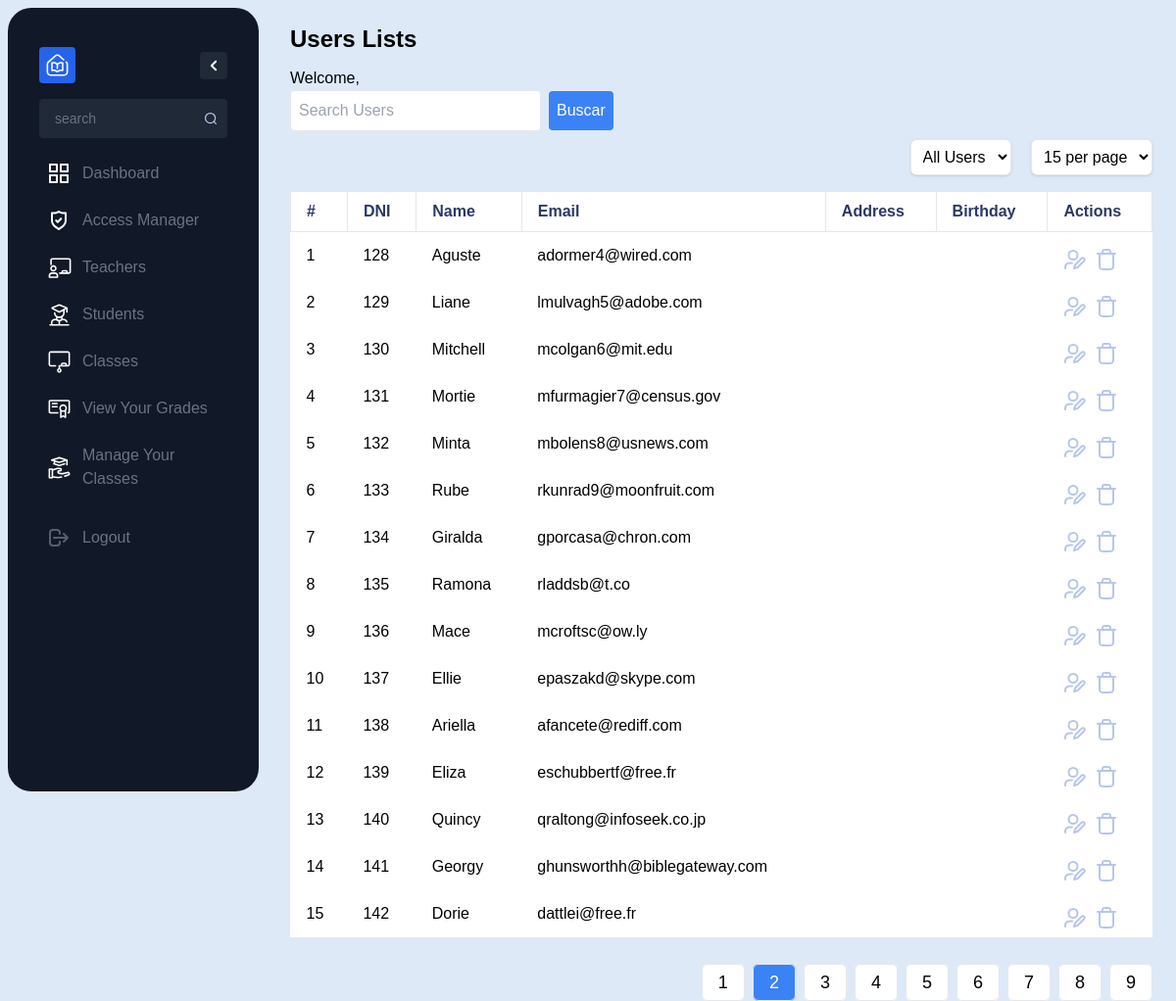
Page /src/view/users_list.php?page=2 on the committed database.
### tables this page shows
CREATE TABLE `users` (
  `id` int(11) NOT NULL,
  `username` varchar(50) NOT NULL,
  `password` varchar(50) NOT NULL,
  `email` varchar(100) DEFAULT NULL,
  `roleId` int(11) DEFAULT NULL,
  `name` varchar(255) DEFAULT NULL,
  `address` varchar(255) DEFAULT NULL,
  `birthday` date DEFAULT NULL,
  `photo` varchar(255) DEFAULT NULL
);

### src/Model/userListActions.php (called while the page is built, shortened)
<?php
require_once __DIR__ . '/../Controller/AdminController.php';
function getUserTypeName($userType)
{
    switch ($userType) {
        default:
            return "Users";
    }
}
$adminController = new AdminController();
$userType = $_GET['user_type'] ?? 'all';
$resultsPerPage = $_GET['results_per_page'] ?? 15;
$currentPage = $_GET['page'] ?? 1;
$searchTerm = $_GET['search'] ?? '';
$users = $adminController->getUsersByPage($currentPage, $userType, $resultsPerPage, $searchTerm);
$totalUsers = $adminController->getAllUsers($userType);
$totalPages = ceil($totalUsers / $resultsPerPage);
?>

### src/Controller/AdminController.php (called while the page is built, shortened)
<?php
class AdminController extends UserController
{
  public function getAllUsers($userType = 'all')
  {
    try {
      $db = $this->connectDB();
      if ($userType === 'all') {
        $query = $db->query("SELECT COUNT(*) as count FROM users");
      } else {
        $stmt = $db->prepare("SELECT COUNT(*) as count FROM users WHERE roleId = :userType");
        $stmt->bindParam(':userType', $userType, PDO::PARAM_INT);
        $stmt->execute();
        return $stmt->fetch(PDO::FETCH_ASSOC)['count'];
      }
      $result = $query->fetch(PDO::FETCH_ASSOC);
      return $result['count'];
    } catch (Exception $e) {
      die('Erro: ' . $e->getMessage());
    }
  }
  public function getUsersByPage($page, $userType = 'all', $resultsPerPage = 10, $searchTerm = '')
  {
    $start = ($page - 1) * $resultsPerPage;
    try {
      $db = $this->connectDB();
      $userTypeCondition = '';
      if ($searchTerm) {
        $searchTerm = '%' . $searchTerm . '%';
        $query = $db->prepare("SELECT * FROM users WHERE name LIKE :searchTerm $userTypeCondition LIMIT :start, :limit");
        $query->bindParam(':searchTerm', $searchTerm, PDO::PARAM_STR);
      } else {
        $query = $db->prepare("SELECT * FROM users WHERE 1 = 1 $userTypeCondition LIMIT :start, :limit");
      }
      $query->bindParam(':start', $start, PDO::PARAM_INT);
      $query->bindParam(':limit', $resultsPerPage, PDO::PARAM_INT);
      $query->execute();
      return $query->fetchAll(PDO::FETCH_ASSOC);
    } catch (Exception $e) {
      die('Erro: ' . $e->getMessage());
    }
  }
}

### src/View/users_list.php (the view, shortened to what this page needs)
<?php
require_once __DIR__ . '../../Model/userListActions.php'
?>
<!DOCTYPE html>
<html lang="en">
<head>
    <link href="/dist/output.css" rel="stylesheet">
</head>
<body class="flex">
    <nav>
        <?php include __DIR__ . '/sidebar.php'; ?>
    <div class="rounded-lg  p-6 w-screen  h-screen flex flex-col">
        <div>
            <h1 class="text-2xl font-semibold mb-3"><?php echo getUserTypeName($userType); ?> Lists</h1>
            <p>
                Welcome,
            </p>
            <div class="flex items-center mb-2">
                <input type="text" id="searchInput" class="p-2 w-64  border rounded" placeholder="Search Users">
                <button id="searchButton" class="ml-2 bg-blue-500 text-white p-2 rounded">Buscar</button>
            </div>
        </div>
        <div class="mb-4" style="text-align: right;">
            <div class="inline-block mr-4">
                <select id="userTypeFilter" class="bg-white border rounded-md p-2 shadow">
                    <option value="all" <?= ($userType == 'all') ? 'selected' : '' ?>>All Users</option>
                </select>
            </div>
            <div class="inline-block">
                <select id="resultsPerPage" class="bg-white border rounded-md p-2 shadow">
                    <option value="15" <?= ($resultsPerPage == 15) ? 'selected' : '' ?>>15 per page</option>
                </select>
            </div>
        </div>
        <table class="bg-white mb-4">
            <thead class="text-primaria border-none">
                <th class="py-2 px-4 border text-left">#</th>
                <th class="py-2 px-4 border text-left">DNI</th>
                <th class="py-2 px-4 border text-left">Name</th>
                <th class="py-2 px-4 border text-left">Email</th>
                <th class="py-2 px-4 border text-left">Address</th>
                <th class="py-2 px-4 border text-left">Birthday</th>
                <th class="py-2 px-4 border text-left">Actions</th>
            </thead>
            <tbody class="bg-white rounded-lg">
                <?php
                $count = 1;
                foreach ($users as $user) { ?>
                    <tr class="space-y-2">
                        <td class="py-2 px-4"><?= $count++; ?></td>
                        <td class="py-2 px-4 mb-64"><?= $user["id"]; ?></td>
                        <td class="py-2 px-4"><?= $user["name"]; ?></td>
                        <td class="py-2 px-4"><?= $user["email"]; ?></td>
                        <td class="py-2 px-4"><?= $user["address"]; ?></td>
                        <td class="py-2 px-4"><?= $user["birthday"]; ?></td>
                        <td class="py-2 px-4 flex space-x-2">
                            <a class="edit-button" href="edit_users.php?id=<?= $user['id'] ?>">
                                <img src="/assets/user-edit.svg" alt="Editar">
                            </a>
                            <a href="/src/Model/deleteUsers.php?id=<?= $user['id'] ?>">
                                <img src="/assets/trash-02.svg" alt="Deletar">
                            </a>
                        </td>
                    </tr>
                <?php } ?>
            </tbody>
        </table>
        <div class="flex justify-end mt-4">
            <ul class="pagination flex space-x-2">
                <?php for ($i = 1; $i <= $totalPages; $i++) : ?>
                    <li class="page-item">
                        <a class="page-link text-lg px-4 py-2 border rounded-md transition duration-150 <?= ($currentPage == $i) ? 'bg-blue-500 text-white' : 'bg-white hover:bg-gray-200' ?>" href="?page=<?= $i ?>"><?= $i ?></a>
                    </li>
                <?php endfor; ?>
            </ul>
        </div>
    </div>
</body>
</html>

### rows in the picture
users: id "128", name "Aguste", email "adormer4@wired.com"
users: id "129", name "Liane", email "lmulvagh5@adobe.com"
users: id "130", name "Mitchell", email "mcolgan6@mit.edu"
users: id "131", name "Mortie", email "mfurmagier7@census.gov"
users: id "132", name "Minta", email "mbolens8@usnews.com"
users: id "133", name "Rube", email "rkunrad9@moonfruit.com"
users: id "134", name "Giralda", email "gporcasa@chron.com"
users: id "135", name "Ramona", email "rladdsb@t.co"
users: id "136", name "Mace", email "mcroftsc@ow.ly"
users: id "137", name "Ellie", email "epaszakd@skype.com"
users: id "138", name "Ariella", email "afancete@rediff.com"
users: id "139", name "Eliza", email "eschubbertf@free.fr"
users: id "140", name "Quincy", email "qraltong@infoseek.co.jp"
users: id "141", name "Georgy", email "ghunsworthh@biblegateway.com"
users: id "142", name "Dorie", email "dattlei@free.fr"

### other values in the picture
getUserTypeName($userType) "Users"
